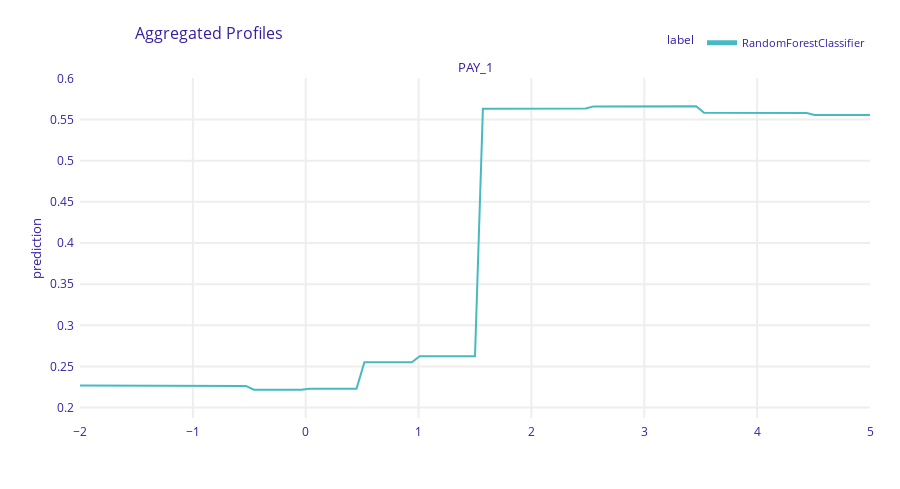

This figure's notebook cell:
### Markdown cell above
## Creating a model profile

You can learn more about features by profiling them on a model-level. This gives you information about the different values of a feature and the influence of that value on the outcome of the model.
We're using the [accumulated local effects](https://arxiv.org/abs/1612.08468) algorithm to get the information. The model profile allows you to ask the question: "What happens if I change the value of this one feature?":

### Code cell
explainer.model_profile(type='accumulated').plot(variables=['PAY_1'])

### Figure 1 — Plotly figure (JSON) as saved in the notebook; plotly's stock layout.template omitted (floating-point values rounded to 4 significant figures; data arrays with more than 128 entries replaced by an {"elided": "..."} marker saying what was removed)
{"data": [{"customdata": {"elided": "101x3 mixed values"}, "hovertemplate": "<b>%{hovertext}</b><br><br>prediction=%{y:.3f}<br>mean_prediction=%{customdata[0]:.3f}<extra></extra>", "hovertext": ["RandomForestClassifier", "RandomForestClassifier", "RandomForestClassifier", "RandomForestClassifier", "RandomForestClassifier", "RandomForestClassifier", "RandomForestClassifier", "RandomForestClassifier", "RandomForestClassifier", "RandomForestClassifier", "RandomForestClassifier", "RandomForestClassifier", "RandomForestClassifier", "RandomForestClassifier", "RandomForestClassifier", "RandomForestClassifier", "RandomForestClassifier", "RandomForestClassifier", "RandomForestClassifier", "RandomForestClassifier", "RandomForestClassifier", "RandomForestClassifier", "RandomForestClassifier", "RandomForestClassifier", "RandomForestClassifier", "RandomForestClassifier", "RandomForestClassifier", "RandomForestClassifier", "RandomForestClassifier", "RandomForestClassifier", "RandomForestClassifier", "RandomForestClassifier", "RandomForestClassifier", "RandomForestClassifier", "RandomForestClassifier", "RandomForestClassifier", "RandomForestClassifier", "RandomForestClassifier", "RandomForestClassifier", "RandomForestClassifier", "RandomForestClassifier", "RandomForestClassifier", "RandomForestClassifier", "RandomForestClassifier", "RandomForestClassifier", "RandomForestClassifier", "RandomForestClassifier", "RandomForestClassifier", "RandomForestClassifier", "RandomForestClassifier", "RandomForestClassifier", "RandomForestClassifier", "RandomForestClassifier", "RandomForestClassifier", "RandomForestClassifier", "RandomForestClassifier", "RandomForestClassifier", "RandomForestClassifier", "RandomForestClassifier", "RandomForestClassifier", "RandomForestClassifier", "RandomForestClassifier", "RandomForestClassifier", "RandomForestClassifier", "RandomForestClassifier", "RandomForestClassifier", "RandomForestClassifier", "RandomForestClassifier", "RandomForestClassifier", "RandomForestClassifier", "RandomForestClassifier", "RandomForestClassifier", "RandomForestClassifier", "RandomForestClassifier", "RandomForestClassifier", "RandomForestClassifier", "RandomForestClassifier", "RandomForestClassifier", "RandomForestClassifier", "RandomForestClassifier", "RandomForestClassifier", "RandomForestClassifier", "RandomForestClassifier", "RandomForestClassifier", "RandomForestClassifier", "RandomForestClassifier", "RandomForestClassifier", "RandomForestClassifier", "RandomForestClassifier", "RandomForestClassifier", "RandomForestClassifier", "RandomForestClassifier", "RandomForestClassifier", "RandomForestClassifier", "RandomForestClassifier", "RandomForestClassifier", "RandomForestClassifier", "RandomForestClassifier", "RandomForestClassifier", "RandomForestClassifier", "RandomForestClassifier"], "legendgroup": "RandomForestClassifier", "line": {"color": "#46bac2", "dash": "solid", "width": 2}, "mode": "lines", "name": "RandomForestClassifier", "opacity": 1, "orientation": "v", "showlegend": true, "type": "scatter", "x": [-2, -1.93, -1.86, -1.79, -1.72, -1.65, -1.58, -1.51, -1.44, -1.37, -1.3, -1.23, -1.16, -1.09, -1.02, -0.95, -0.88, -0.81, -0.74, -0.67, -0.6, -0.53, -0.46, -0.39, -0.32, -0.25, -0.18, -0.11, -0.04, 0.03, 0.1, 0.17, 0.24, 0.31, 0.38, 0.45, 0.52, 0.59, 0.66, 0.73, 0.8, 0.87, 0.94, 1.01, 1.08, 1.15, 1.22, 1.29, 1.36, 1.43, 1.5, 1.57, 1.64, 1.71, 1.78, 1.85, 1.92, 1.99, 2.06, 2.13, 2.2, 2.27, 2.34, 2.41, 2.48, 2.55, 2.62, 2.69, 2.76, 2.83, 2.9, 2.97, 3.04, 3.11, 3.18, 3.25, 3.32, 3.39, 3.46, 3.53, 3.6, 3.67, 3.74, 3.81, 3.88, 3.95, 4.02, 4.09, 4.16, 4.23, 4.3, 4.37, 4.44, 4.51, 4.58, 4.65, 4.72, 4.79, 4.86, 4.93, 5], "xaxis": "x", "y": [0.2268, 0.2268, 0.2268, 0.2268, 0.2268, 0.2268, 0.2268, 0.2268, 0.2263, 0.2263, 0.2263, 0.2263, 0.2263, 0.2263, 0.2263, 0.2264, 0.2264, 0.2264, 0.2264, 0.2264, 0.2264, 0.2264, 0.2218, 0.2218, 0.2218, 0.2218, 0.2218, 0.2218, 0.2218, 0.2229, 0.2229, 0.2229, 0.2229, 0.2229, 0.2229, 0.2229, 0.2552, 0.2552, 0.2552, 0.2552, 0.2552, 0.2552, 0.2552, 0.2623, 0.2623, 0.2623, 0.2623, 0.2623, 0.2623, 0.2623, 0.2623, 0.5632, 0.5632, 0.5632, 0.5632, 0.5632, 0.5632, 0.5632, 0.5634, 0.5634, 0.5634, 0.5634, 0.5634, 0.5634, 0.5634, 0.566, 0.566, 0.566, 0.566, 0.566, 0.566, 0.566, 0.5661, 0.5661, 0.5661, 0.5661, 0.5661, 0.5661, 0.5661, 0.5582, 0.5582, 0.5582, 0.5582, 0.5582, 0.5582, 0.5582, 0.558, 0.558, 0.558, 0.558, 0.558, 0.558, 0.558, 0.5556, 0.5556, 0.5556, 0.5556, 0.5556, 0.5556, 0.5556, 0.5556], "yaxis": "y"}], "layout": {"annotations": [{"font": {"size": 13}, "showarrow": false, "text": "PAY_1", "x": 0.5, "xanchor": "center", "xref": "paper", "y": 1, "yanchor": "bottom", "yref": "paper"}, {"font": {"size": 13}, "showarrow": false, "text": "prediction", "textangle": -90, "x": -0.07, "xref": "paper", "y": 0.5, "yref": "paper"}], "font": {"color": "#371ea3"}, "height": 489, "hovermode": "x unified", "legend": {"font": {"size": 11}, "itemsizing": "constant", "orientation": "h", "title": {"font": {"size": 12}, "text": "label"}, "tracegroupgap": 0, "x": 1, "xanchor": "right", "y": 1.061, "yanchor": "bottom"}, "margin": {"b": 71, "r": 30, "t": 78}, "title": {"font": {"size": 16}, "text": "Aggregated Profiles", "x": 0.15}, "xaxis": {"anchor": "y", "automargin": true, "domain": [0, 1], "fixedrange": true, "gridwidth": 2, "showticklabels": true, "tickcolor": "white", "ticklen": 3, "ticks": "outside", "title": {"text": ""}, "type": "linear", "zeroline": false}, "yaxis": {"anchor": "x", "automargin": true, "domain": [0, 1], "fixedrange": true, "gridwidth": 2, "range": [0.1874, 0.6005], "tickcolor": "white", "ticklen": 3, "ticks": "outside", "title": {"text": ""}, "type": "linear", "zeroline": false}}}
